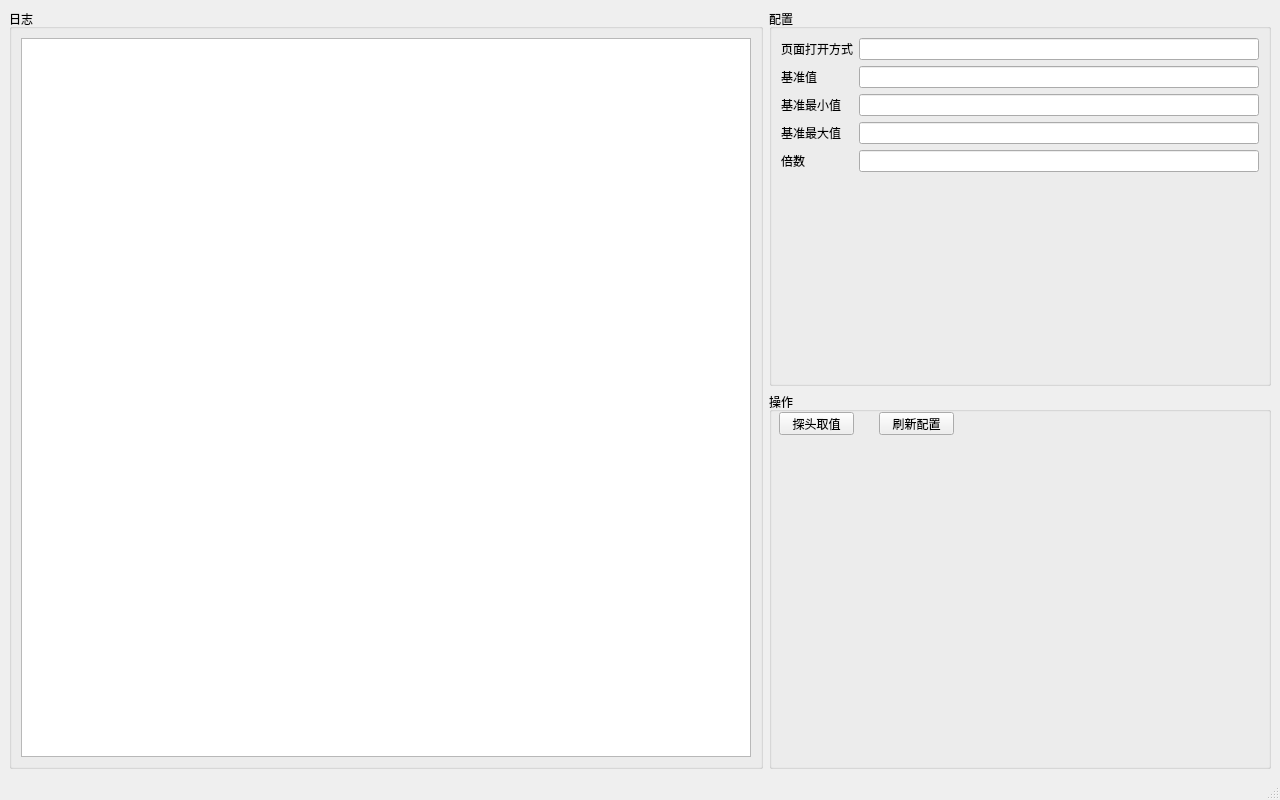
<?xml version="1.0" encoding="UTF-8"?>
<ui version="4.0">
 <class>MainWindow</class>
 <widget class="QMainWindow" name="MainWindow">
  <property name="geometry">
   <rect>
    <x>0</x>
    <y>0</y>
    <width>1280</width>
    <height>800</height>
   </rect>
  </property>
  <property name="windowTitle">
   <string>MainWindow</string>
  </property>
  <widget class="QWidget" name="centralwidget">
   <layout class="QHBoxLayout" name="horizontalLayout" stretch="6,4">
    <item>
     <widget class="QGroupBox" name="groupBox">
      <property name="title">
       <string>日志</string>
      </property>
      <layout class="QHBoxLayout" name="horizontalLayout_2">
       <item>
        <widget class="QTextBrowser" name="logTextBrowser"/>
       </item>
      </layout>
     </widget>
    </item>
    <item>
     <layout class="QVBoxLayout" name="verticalLayout_4">
      <item>
       <widget class="QGroupBox" name="groupBox_2">
        <property name="title">
         <string>配置</string>
        </property>
        <layout class="QVBoxLayout" name="verticalLayout">
         <item>
          <layout class="QFormLayout" name="formLayout">
           <item row="0" column="0">
            <widget class="QLabel" name="openLabel">
             <property name="text">
              <string>页面打开方式</string>
             </property>
            </widget>
           </item>
           <item row="0" column="1">
            <widget class="QLineEdit" name="openLineEdit"/>
           </item>
           <item row="1" column="0">
            <widget class="QLabel" name="referenceLabel">
             <property name="text">
              <string>基准值</string>
             </property>
            </widget>
           </item>
           <item row="1" column="1">
            <widget class="QLineEdit" name="referenceLineEdit"/>
           </item>
           <item row="2" column="0">
            <widget class="QLabel" name="minLabel">
             <property name="text">
              <string>基准最小值</string>
             </property>
            </widget>
           </item>
           <item row="2" column="1">
            <widget class="QLineEdit" name="minLineEdit"/>
           </item>
           <item row="3" column="0">
            <widget class="QLabel" name="maxLabel">
             <property name="text">
              <string>基准最大值</string>
             </property>
            </widget>
           </item>
           <item row="3" column="1">
            <widget class="QLineEdit" name="maxLineEdit"/>
           </item>
           <item row="4" column="0">
            <widget class="QLabel" name="multipleLabel">
             <property name="text">
              <string>倍数</string>
             </property>
            </widget>
           </item>
           <item row="4" column="1">
            <widget class="QLineEdit" name="multipleLineEdit"/>
           </item>
          </layout>
         </item>
        </layout>
       </widget>
      </item>
      <item>
       <widget class="QGroupBox" name="groupBox_3">
        <property name="title">
         <string>操作</string>
        </property>
        <widget class="QPushButton" name="readPushButton">
         <property name="geometry">
          <rect>
           <x>10</x>
           <y>20</y>
           <width>75</width>
           <height>23</height>
          </rect>
         </property>
         <property name="text">
          <string>探头取值</string>
         </property>
        </widget>
        <widget class="QPushButton" name="refreshPushButton">
         <property name="geometry">
          <rect>
           <x>110</x>
           <y>20</y>
           <width>75</width>
           <height>23</height>
          </rect>
         </property>
         <property name="text">
          <string>刷新配置</string>
         </property>
        </widget>
       </widget>
      </item>
     </layout>
    </item>
   </layout>
  </widget>
  <widget class="QMenuBar" name="menubar">
   <property name="geometry">
    <rect>
     <x>0</x>
     <y>0</y>
     <width>1280</width>
     <height>23</height>
    </rect>
   </property>
  </widget>
  <widget class="QStatusBar" name="statusbar"/>
 </widget>
 <resources/>
 <connections/>
</ui>
